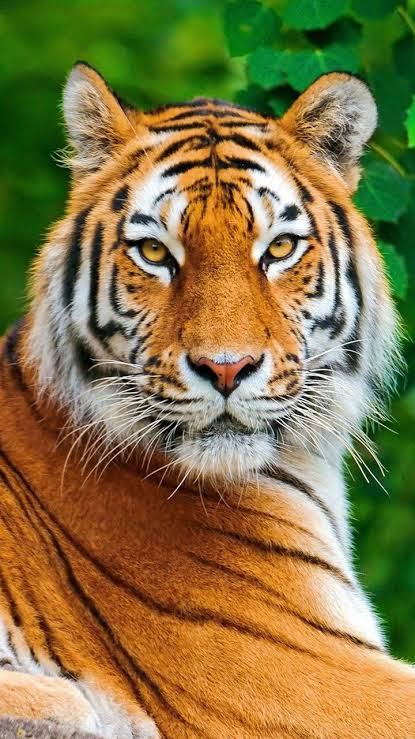
#> input picture practice/115370121_1126/image/tiger.jpeg, 415 x 739 px, found by its file name
$ python dip3.py
#> lines starting #> are read from the running program, lines starting #| are printed output that depends on the picture
import cv2
import numpy as np
from matplotlib import pyplot as plt

img_file="practice/115370121_1126/image/tiger.jpeg"
#read image
img = cv2.imread(img_file, 1) ##1:color, 0:gray, -1:unchanged
#> img is the input picture: shape (739, 415, 3); mean B, G, R 70.3, 119.3, 134.1

##read image with chinese character in the path
img=cv2.imdecode(np.fromfile(img_file, dtype=np.uint8),1)

##show histogram of a gray scale image
gray_img = cv2.cvtColor(img, cv2.COLOR_BGR2GRAY)
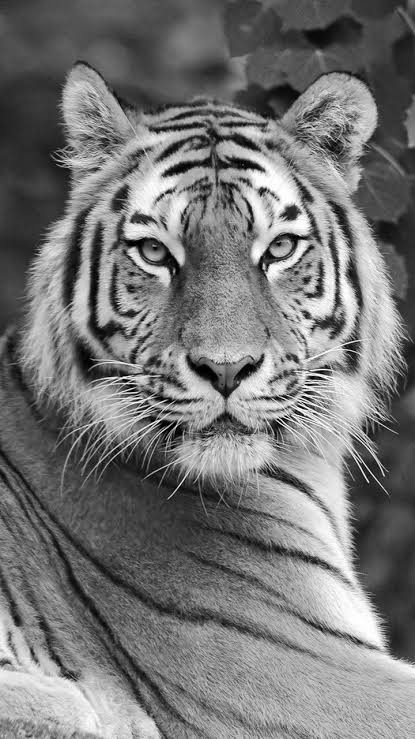
#> gray_img: shape (739, 415); min 0, max 255, mean 118.2
hist = cv2.calcHist([gray_img], [0], None, [256], [0, 256])
#> hist = 256 values, max 2543 at index 52, min 67 at index 0, mean 1198
plt.plot(hist)
cv2.imshow("image", img)
plt.show()
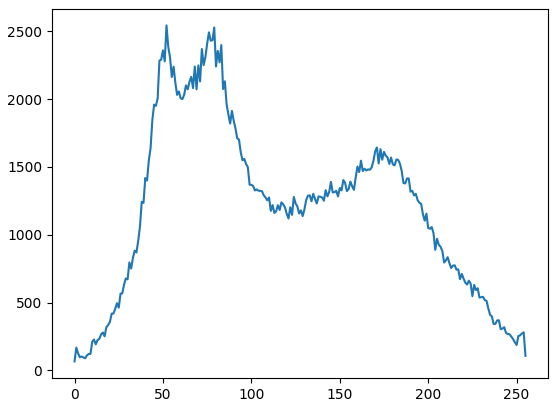
#> figure drawn by matplotlib, 1 panel; curve peaks at x = 52, y = 2543

##show image
cv2.imshow("image", img)
cv2.waitKey(0)
cv2.destroyAllWindows()

$ run again, with practice/115370121_1126/image/finger.jpg copied over practice/115370121_1126/image/tiger.jpeg
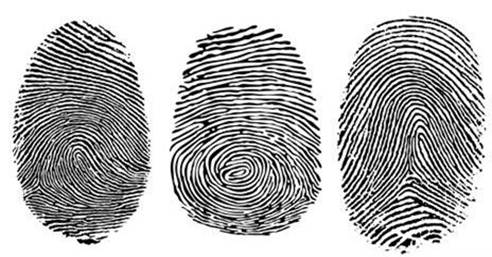
#> input picture practice/115370121_1126/image/finger.jpg, 492 x 257 px, found by its file name
#> img is the input picture: shape (257, 492, 3); min 0, max 255, mean 178.6
#> hist = 256 values, max 40003 at index 255, min 180 at index 137, mean 493.9
#> `plt.show()`:
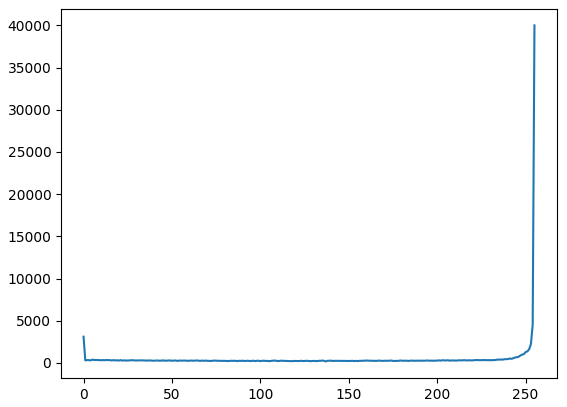
#> figure drawn by matplotlib, 1 panel; curve peaks at x = 255, y = 40003
